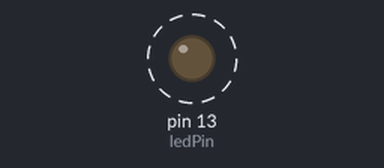
Recording of a sketch running on a simulated Arduino Uno, built with avr-gcc and run on an emulated ATmega328P. Parts: output pins drawn as LEDs (lit = HIGH). Dashed ring = blinking. What the sketch prints to the serial monitor is not drawn.

Above: at 0.2 s.
Timing chart, 0 to 3.0 s (numbered marks = the images above):
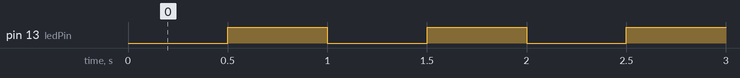

Measured:
- by itself, pin 13 (ledPin): alternates HIGH for 0.50 s and LOW for 0.50 s

The sketch:

non-blocking-blink.ino
```cpp
/* Non-blocking blink
 * Blinks an LED on a fixed interval without ever calling delay() in loop().
 */

const int ledPin = 13;
const unsigned long interval = 500; // ms
unsigned long previousMillis = 0;
bool ledState = LOW;

void setup() {
  Serial.begin(115200);
  pinMode(ledPin, OUTPUT);
  Serial.println("Non-blocking blink running.");
}

void loop() {
  unsigned long now = millis();

  if (now - previousMillis >= interval) {
    previousMillis = now;
    ledState = !ledState;
    digitalWrite(ledPin, ledState);
    Serial.print("LED -> ");
    Serial.println(ledState ? "ON" : "OFF");
  }

  // loop() keeps running either way. Anything else added here still gets
  // to execute, whether or not the interval has elapsed this pass.
}
```
